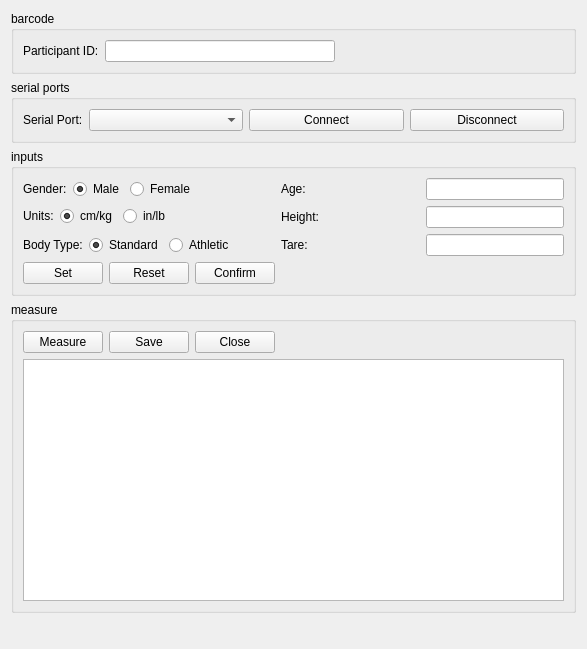
<?xml version="1.0" encoding="UTF-8"?>
<ui version="4.0">
 <class>CypressFrame</class>
 <widget class="QFrame" name="CypressFrame">
  <property name="geometry">
   <rect>
    <x>0</x>
    <y>0</y>
    <width>587</width>
    <height>649</height>
   </rect>
  </property>
  <property name="windowTitle">
   <string>Body Composition</string>
  </property>
  <layout class="QVBoxLayout" name="verticalLayout_2">
   <item>
    <widget class="QGroupBox" name="idGroupBox">
     <property name="sizePolicy">
      <sizepolicy hsizetype="Preferred" vsizetype="Preferred">
       <horstretch>0</horstretch>
       <verstretch>0</verstretch>
      </sizepolicy>
     </property>
     <property name="title">
      <string>barcode</string>
     </property>
     <layout class="QHBoxLayout" name="horizontalLayout">
      <item>
       <widget class="QLabel" name="iDlabel">
        <property name="text">
         <string>Participant ID:</string>
        </property>
        <property name="buddy">
         <cstring>barcodeLineEdit</cstring>
        </property>
       </widget>
      </item>
      <item>
       <widget class="QLineEdit" name="barcodeLineEdit">
        <property name="inputMask">
         <string/>
        </property>
        <property name="text">
         <string/>
        </property>
        <property name="maxLength">
         <number>32767</number>
        </property>
        <property name="cursorPosition">
         <number>0</number>
        </property>
        <property name="clearButtonEnabled">
         <bool>true</bool>
        </property>
       </widget>
      </item>
      <item>
       <spacer name="horizontalSpacer">
        <property name="orientation">
         <enum>Qt::Horizontal</enum>
        </property>
        <property name="sizeHint" stdset="0">
         <size>
          <width>80</width>
          <height>20</height>
         </size>
        </property>
       </spacer>
      </item>
     </layout>
    </widget>
   </item>
   <item>
    <widget class="QGroupBox" name="serialPortGroupBox">
     <property name="title">
      <string>serial ports</string>
     </property>
     <layout class="QVBoxLayout" name="verticalLayout" stretch="0">
      <item>
       <layout class="QHBoxLayout" name="horizontalLayout_3">
        <item>
         <widget class="QLabel" name="serialPortLabel">
          <property name="sizePolicy">
           <sizepolicy hsizetype="Fixed" vsizetype="Preferred">
            <horstretch>0</horstretch>
            <verstretch>0</verstretch>
           </sizepolicy>
          </property>
          <property name="text">
           <string>Serial Port:</string>
          </property>
         </widget>
        </item>
        <item>
         <widget class="QComboBox" name="deviceComboBox"/>
        </item>
        <item>
         <widget class="QPushButton" name="connectButton">
          <property name="text">
           <string>Connect</string>
          </property>
         </widget>
        </item>
        <item>
         <widget class="QPushButton" name="disconnectButton">
          <property name="text">
           <string>Disconnect</string>
          </property>
         </widget>
        </item>
       </layout>
      </item>
     </layout>
    </widget>
   </item>
   <item>
    <widget class="QGroupBox" name="inputsGroupBox">
     <property name="sizePolicy">
      <sizepolicy hsizetype="Preferred" vsizetype="Maximum">
       <horstretch>0</horstretch>
       <verstretch>0</verstretch>
      </sizepolicy>
     </property>
     <property name="title">
      <string>inputs</string>
     </property>
     <layout class="QFormLayout" name="formLayout">
      <item row="0" column="0">
       <layout class="QHBoxLayout" name="horizontalLayout_2">
        <item>
         <widget class="QLabel" name="label_5">
          <property name="text">
           <string>Gender:</string>
          </property>
         </widget>
        </item>
        <item>
         <widget class="QRadioButton" name="maleRadio">
          <property name="sizePolicy">
           <sizepolicy hsizetype="Preferred" vsizetype="Preferred">
            <horstretch>0</horstretch>
            <verstretch>0</verstretch>
           </sizepolicy>
          </property>
          <property name="text">
           <string>Male</string>
          </property>
          <property name="checked">
           <bool>true</bool>
          </property>
          <property name="autoExclusive">
           <bool>false</bool>
          </property>
          <attribute name="buttonGroup">
           <string notr="true">genderGroup</string>
          </attribute>
         </widget>
        </item>
        <item>
         <widget class="QRadioButton" name="femaleRadio">
          <property name="sizePolicy">
           <sizepolicy hsizetype="Preferred" vsizetype="Preferred">
            <horstretch>0</horstretch>
            <verstretch>0</verstretch>
           </sizepolicy>
          </property>
          <property name="text">
           <string>Female</string>
          </property>
          <property name="autoExclusive">
           <bool>false</bool>
          </property>
          <attribute name="buttonGroup">
           <string notr="true">genderGroup</string>
          </attribute>
         </widget>
        </item>
       </layout>
      </item>
      <item row="0" column="1">
       <layout class="QHBoxLayout" name="horizontalLayout_4">
        <item>
         <widget class="QLabel" name="label">
          <property name="text">
           <string>Age:</string>
          </property>
         </widget>
        </item>
        <item>
         <widget class="QLineEdit" name="ageLineEdit">
          <property name="sizePolicy">
           <sizepolicy hsizetype="Minimum" vsizetype="Preferred">
            <horstretch>0</horstretch>
            <verstretch>0</verstretch>
           </sizepolicy>
          </property>
          <property name="inputMask">
           <string/>
          </property>
          <property name="clearButtonEnabled">
           <bool>true</bool>
          </property>
         </widget>
        </item>
       </layout>
      </item>
      <item row="1" column="0">
       <layout class="QHBoxLayout" name="horizontalLayout_8">
        <item>
         <widget class="QLabel" name="label_6">
          <property name="text">
           <string>Units:</string>
          </property>
         </widget>
        </item>
        <item>
         <widget class="QRadioButton" name="metricRadio">
          <property name="text">
           <string>cm/kg</string>
          </property>
          <property name="checked">
           <bool>true</bool>
          </property>
          <property name="autoExclusive">
           <bool>false</bool>
          </property>
          <attribute name="buttonGroup">
           <string notr="true">unitsGroup</string>
          </attribute>
         </widget>
        </item>
        <item>
         <widget class="QRadioButton" name="imperialRadio">
          <property name="text">
           <string>in/lb</string>
          </property>
          <property name="autoExclusive">
           <bool>false</bool>
          </property>
          <attribute name="buttonGroup">
           <string notr="true">unitsGroup</string>
          </attribute>
         </widget>
        </item>
       </layout>
      </item>
      <item row="1" column="1">
       <layout class="QHBoxLayout" name="horizontalLayout_7">
        <item>
         <widget class="QLabel" name="label_3">
          <property name="text">
           <string>Height:</string>
          </property>
         </widget>
        </item>
        <item>
         <widget class="QLineEdit" name="heightLineEdit">
          <property name="sizePolicy">
           <sizepolicy hsizetype="Minimum" vsizetype="Preferred">
            <horstretch>0</horstretch>
            <verstretch>0</verstretch>
           </sizepolicy>
          </property>
          <property name="inputMask">
           <string/>
          </property>
          <property name="text">
           <string/>
          </property>
          <property name="clearButtonEnabled">
           <bool>true</bool>
          </property>
         </widget>
        </item>
       </layout>
      </item>
      <item row="2" column="1">
       <layout class="QHBoxLayout" name="horizontalLayout_6">
        <item>
         <widget class="QLabel" name="label_2">
          <property name="text">
           <string>Tare:</string>
          </property>
         </widget>
        </item>
        <item>
         <widget class="QLineEdit" name="tareWeightLineEdit">
          <property name="sizePolicy">
           <sizepolicy hsizetype="Minimum" vsizetype="Preferred">
            <horstretch>0</horstretch>
            <verstretch>0</verstretch>
           </sizepolicy>
          </property>
          <property name="inputMask">
           <string/>
          </property>
          <property name="text">
           <string/>
          </property>
          <property name="maxLength">
           <number>32767</number>
          </property>
          <property name="clearButtonEnabled">
           <bool>true</bool>
          </property>
         </widget>
        </item>
       </layout>
      </item>
      <item row="2" column="0">
       <layout class="QHBoxLayout" name="horizontalLayout_5">
        <item>
         <widget class="QLabel" name="label_4">
          <property name="text">
           <string>Body Type:</string>
          </property>
         </widget>
        </item>
        <item>
         <widget class="QRadioButton" name="standardRadio">
          <property name="sizePolicy">
           <sizepolicy hsizetype="Preferred" vsizetype="Preferred">
            <horstretch>0</horstretch>
            <verstretch>0</verstretch>
           </sizepolicy>
          </property>
          <property name="text">
           <string>Standard</string>
          </property>
          <property name="checked">
           <bool>true</bool>
          </property>
          <property name="autoExclusive">
           <bool>false</bool>
          </property>
          <attribute name="buttonGroup">
           <string notr="true">bodyTypeGroup</string>
          </attribute>
         </widget>
        </item>
        <item>
         <widget class="QRadioButton" name="athleticRadio">
          <property name="sizePolicy">
           <sizepolicy hsizetype="Preferred" vsizetype="Preferred">
            <horstretch>0</horstretch>
            <verstretch>0</verstretch>
           </sizepolicy>
          </property>
          <property name="text">
           <string>Athletic</string>
          </property>
          <property name="autoExclusive">
           <bool>false</bool>
          </property>
          <attribute name="buttonGroup">
           <string notr="true">bodyTypeGroup</string>
          </attribute>
         </widget>
        </item>
       </layout>
      </item>
      <item row="3" column="0">
       <layout class="QHBoxLayout" name="horizontalLayout_9">
        <item>
         <widget class="QPushButton" name="setButton">
          <property name="text">
           <string>Set</string>
          </property>
         </widget>
        </item>
        <item>
         <widget class="QPushButton" name="resetButton">
          <property name="text">
           <string>Reset</string>
          </property>
         </widget>
        </item>
        <item>
         <widget class="QPushButton" name="confirmButton">
          <property name="text">
           <string>Confirm</string>
          </property>
         </widget>
        </item>
       </layout>
      </item>
     </layout>
    </widget>
   </item>
   <item>
    <widget class="QGroupBox" name="measureGroupBox">
     <property name="sizePolicy">
      <sizepolicy hsizetype="Preferred" vsizetype="Preferred">
       <horstretch>0</horstretch>
       <verstretch>0</verstretch>
      </sizepolicy>
     </property>
     <property name="title">
      <string>measure</string>
     </property>
     <layout class="QVBoxLayout" name="verticalLayout_3">
      <item>
       <layout class="QHBoxLayout" name="measurmentControlHhorizontalLayout">
        <item>
         <widget class="QPushButton" name="measureButton">
          <property name="text">
           <string>Measure</string>
          </property>
         </widget>
        </item>
        <item>
         <widget class="QPushButton" name="saveButton">
          <property name="sizePolicy">
           <sizepolicy hsizetype="Minimum" vsizetype="Fixed">
            <horstretch>0</horstretch>
            <verstretch>0</verstretch>
           </sizepolicy>
          </property>
          <property name="text">
           <string>Save</string>
          </property>
         </widget>
        </item>
        <item>
         <widget class="QPushButton" name="closeButton">
          <property name="text">
           <string>Close</string>
          </property>
         </widget>
        </item>
        <item>
         <spacer name="horizontalSpacer_2">
          <property name="orientation">
           <enum>Qt::Horizontal</enum>
          </property>
          <property name="sizeHint" stdset="0">
           <size>
            <width>40</width>
            <height>20</height>
           </size>
          </property>
         </spacer>
        </item>
       </layout>
      </item>
      <item>
       <layout class="QHBoxLayout" name="measurementTableHorizontalLayout">
        <item>
         <widget class="QTableView" name="testdataTableView">
          <property name="sizePolicy">
           <sizepolicy hsizetype="Preferred" vsizetype="Expanding">
            <horstretch>0</horstretch>
            <verstretch>0</verstretch>
           </sizepolicy>
          </property>
          <property name="verticalScrollBarPolicy">
           <enum>Qt::ScrollBarAlwaysOff</enum>
          </property>
          <property name="horizontalScrollBarPolicy">
           <enum>Qt::ScrollBarAlwaysOff</enum>
          </property>
          <property name="sizeAdjustPolicy">
           <enum>QAbstractScrollArea::AdjustToContents</enum>
          </property>
          <property name="autoScroll">
           <bool>false</bool>
          </property>
          <property name="editTriggers">
           <set>QAbstractItemView::NoEditTriggers</set>
          </property>
          <property name="showDropIndicator" stdset="0">
           <bool>false</bool>
          </property>
          <property name="dragDropOverwriteMode">
           <bool>false</bool>
          </property>
          <property name="selectionMode">
           <enum>QAbstractItemView::NoSelection</enum>
          </property>
         </widget>
        </item>
       </layout>
      </item>
     </layout>
    </widget>
   </item>
   <item>
    <widget class="QStatusBar" name="statusBar">
     <property name="sizeGripEnabled">
      <bool>false</bool>
     </property>
    </widget>
   </item>
  </layout>
 </widget>
 <resources/>
 <connections/>
 <buttongroups>
  <buttongroup name="bodyTypeGroup"/>
  <buttongroup name="unitsGroup"/>
  <buttongroup name="genderGroup"/>
 </buttongroups>
</ui>
